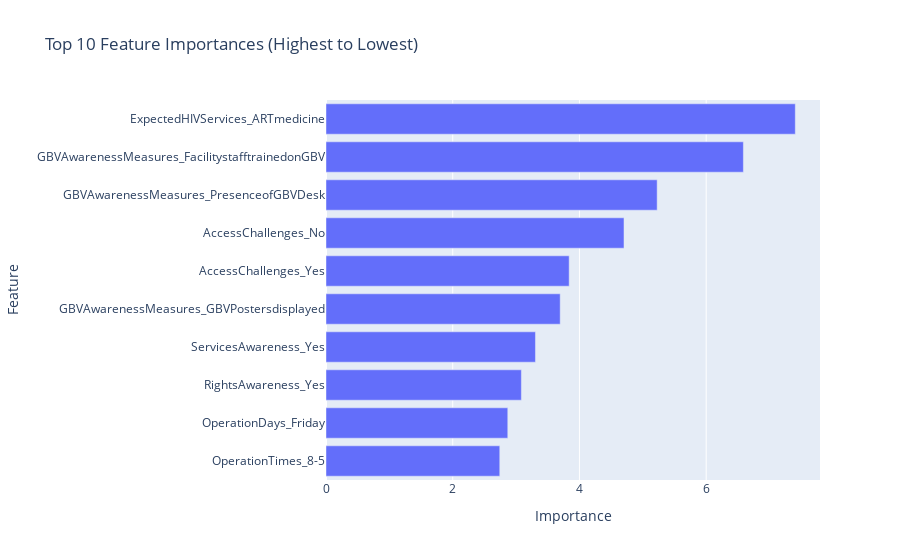

The code cell stored with this chart in its notebook:
### Code cell
feature_importances = best_model.feature_importances_

# Create a Series for the feature importances
importances = pd.Series(feature_importances, index=X_train.columns)

# Sort the importances and select the top 10, then reverse the Series for plotting
top_10_importances = importances.sort_values(ascending=False)[:10][::-1]

# Create a bar chart using Plotly
fig = px.bar(top_10_importances, x=top_10_importances.values, y=top_10_importances.index, orientation='h',
             labels={'x': 'Importance', 'index': 'Feature'},
             title='Top 10 Feature Importances (Highest to Lowest)')

# Show the plot
fig.show()

### Figure 1 — Plotly figure (JSON) as saved in the notebook; plotly's stock layout.template omitted (floating-point values rounded to 4 significant figures)
{"data": [{"alignmentgroup": "True", "hovertemplate": "Importance=%{x}<br>Feature=%{y}<extra></extra>", "legendgroup": "", "marker": {"color": "#636efa", "pattern": {"shape": ""}}, "name": "", "offsetgroup": "", "orientation": "h", "showlegend": false, "textposition": "auto", "type": "bar", "x": [2.742, 2.869, 3.083, 3.306, 3.696, 3.838, 4.703, 5.226, 6.587, 7.406], "xaxis": "x", "y": ["OperationTimes_8-5", "OperationDays_Friday", "RightsAwareness_Yes", "ServicesAwareness_Yes", "GBVAwarenessMeasures_GBVPostersdisplayed", "AccessChallenges_Yes", "AccessChallenges_No", "GBVAwarenessMeasures_PresenceofGBVDesk", "GBVAwarenessMeasures_FacilitystafftrainedonGBV", "ExpectedHIVServices_ARTmedicine"], "yaxis": "y"}], "layout": {"barmode": "relative", "legend": {"tracegroupgap": 0}, "title": {"text": "Top 10 Feature Importances (Highest to Lowest)"}, "xaxis": {"anchor": "y", "domain": [0, 1], "title": {"text": "Importance"}}, "yaxis": {"anchor": "x", "domain": [0, 1], "title": {"text": "Feature"}}}}
